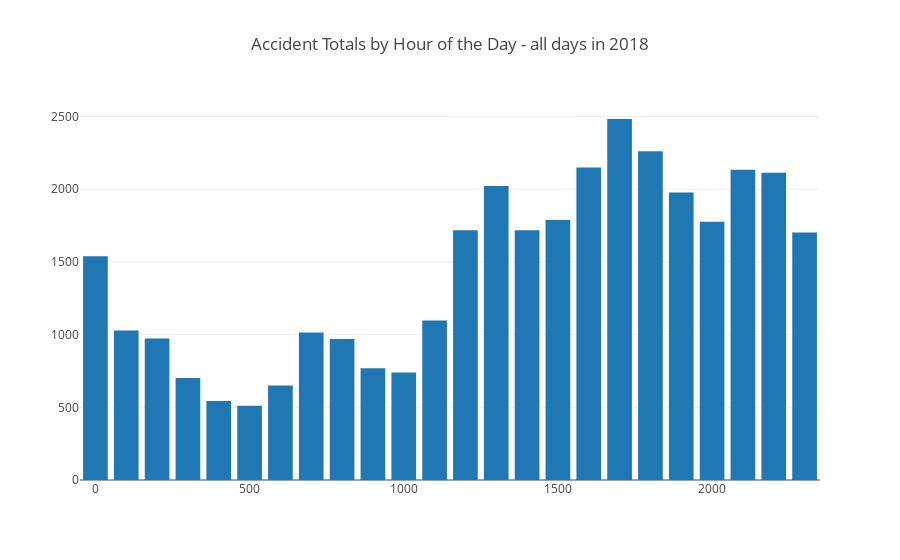

Notebook source saved alongside this figure:
### Code cell
data = [trace3]
layout = go.Layout(
    barmode='stack',
    title='Accident Totals by Hour of the Day - all days in 2018'
)

fig = go.Figure(data=data, layout=layout)
py.offline.iplot(fig)

### Figure 1 — Plotly figure (JSON) as saved in the notebook; plotly's stock layout.template omitted (floating-point values rounded to 4 significant figures)
{"data": [{"name": "Accidents by Hour", "type": "bar", "uid": "4f035895-0f93-4597-aa2d-c2904d1d933c", "x": ["0000", "0100", "0200", "0300", "0400", "0500", "0600", "0700", "0800", "0900", "1000", "1100", "1200", "1300", "1400", "1500", "1600", "1700", "1800", "1900", "2000", "2100", "2200", "2300"], "y": [1539, 1029, 973, 702, 544, 510, 650, 1014, 970, 769, 740, 1097, 1718, 2022, 1718, 1788, 2150, 2483, 2261, 1977, 1777, 2134, 2113, 1703]}], "layout": {"barmode": "stack", "title": {"text": "Accident Totals by Hour of the Day - all days in 2018"}}}
